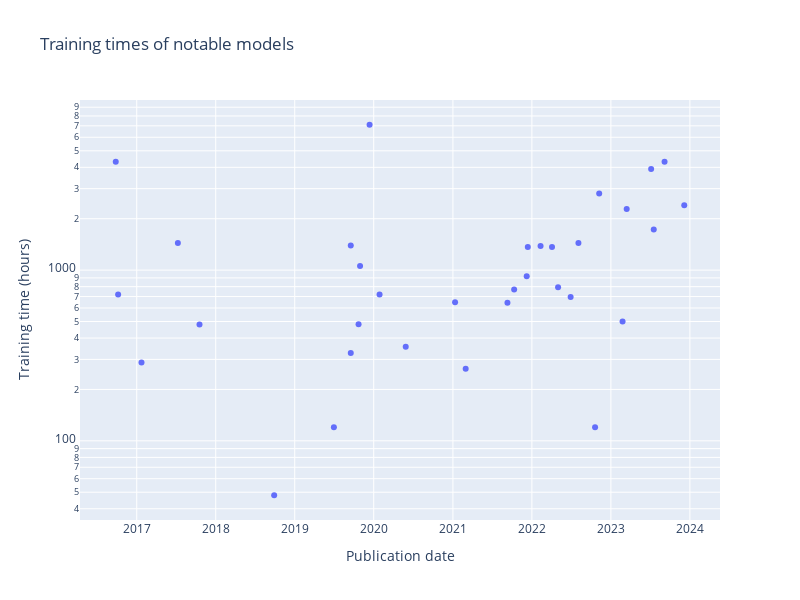

Source (notebook cell):
### Code cell
# Plot training time
fig = go.Figure()
fig.add_trace(go.Scatter(
    x=training_time_df['Publication date'],
    y=training_time_df['Training time (hours)'],
    mode='markers',
    text=training_time_df['System']
))
fig.update_layout(
    title='Training times of notable models',
    xaxis_title='Publication date',
    yaxis_title='Training time (hours)',
    yaxis_type='log',
    width=800,
    height=600,
)
fig.show()

### Figure 1 — Plotly figure (JSON) as saved in the notebook; plotly's stock layout.template omitted (floating-point values rounded to 4 significant figures)
{"data": [{"mode": "markers", "text": ["Gemini Ultra", "Falcon-180B", "Llama 2-70B", "xTrimoPGLM -100B", "GPT-4", "LLaMA-65B", "BLOOM-176B", "U-PaLM (540B)", "GLM-130B", "Minerva (540B)", "OPT-175B", "PaLM (540B)", "LaMDA", "GLaM", "Gopher (280B)", "Megatron-Turing NLG 530B", "HyperCLOVA", "Meta Pseudo Labels", "Switch", "GPT-3 175B (davinci)", "Meena", "OpenAI Five", "AlphaStar", "T5-11B", "Megatron-BERT", "Megatron-LM (8.3B)", "RoBERTa Large", "BigGAN-deep 512x512", "AlphaGo Zero", "JFT", "MoE", "Xception", "GNMT"], "type": "scatter", "x": ["2023-12-06T00:00:00", "2023-09-06T00:00:00", "2023-07-18T00:00:00", "2023-07-06T00:00:00", "2023-03-15T00:00:00", "2023-02-24T00:00:00", "2022-11-08T00:00:00", "2022-10-20T00:00:00", "2022-08-04T00:00:00", "2022-06-29T00:00:00", "2022-05-02T00:00:00", "2022-04-04T00:00:00", "2022-02-10T00:00:00", "2021-12-13T00:00:00", "2021-12-08T00:00:00", "2021-10-11T00:00:00", "2021-09-10T00:00:00", "2021-03-01T00:00:00", "2021-01-11T00:00:00", "2020-05-28T00:00:00", "2020-01-28T00:00:00", "2019-12-13T00:00:00", "2019-10-30T00:00:00", "2019-10-23T00:00:00", "2019-09-17T00:00:00", "2019-09-17T00:00:00", "2019-07-01T00:00:00", "2018-09-28T00:00:00", "2017-10-18T00:00:00", "2017-07-10T00:00:00", "2017-01-23T00:00:00", "2016-10-07T00:00:00", "2016-09-26T00:00:00"], "y": [2400, 4320, 1728, 3912, 2280, 500, 2808, 120, 1440, 696, 793.5, 1368, 1385, 1366, 920, 770, 643.2, 264, 648, 355.2, 720, 7104, 1056, 481.9, 1392, 327, 120, 48, 480, 1440, 288, 720, 4320]}], "layout": {"height": 600, "title": {"text": "Training times of notable models"}, "width": 800, "xaxis": {"title": {"text": "Publication date"}}, "yaxis": {"title": {"text": "Training time (hours)"}, "type": "log"}}}
